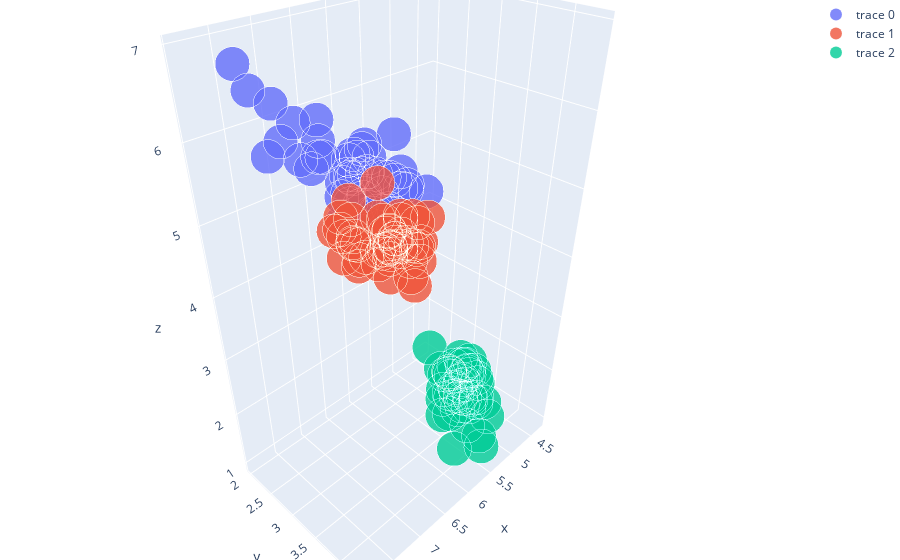

Write notebook code for a chart like this one.
### Code cell
x = df['SepalLength'][df['Name'] == 'Iris-virginica']
y = df['SepalWidth'][df['Name'] == 'Iris-virginica']
z = df['PetalLength'][df['Name'] == 'Iris-virginica']

trace1 = go.Scatter3d(
   x=x,
   y=y,
   z=z,
   mode='markers', 
   marker=dict(
       size=12,
       line=dict(
           color='rgba(217, 217, 217, 0.14)',
           width=0.5
       ),
       opacity=0.8
   )
)

x = df['SepalLength'][df['Name'] == 'Iris-versicolor']
y = df['SepalWidth'][df['Name'] == 'Iris-versicolor']
z = df['PetalLength'][df['Name'] == 'Iris-versicolor']

trace2 = go.Scatter3d(
   x=x,
   y=y,
   z=z,
   mode='markers', 
   marker=dict(
       size=12,
       line=dict(
           color='rgba(217, 217, 217, 0.14)',
           width=0.5
       ),
       opacity=0.8
   )
)

x = df['SepalLength'][df['Name'] == 'Iris-setosa']
y = df['SepalWidth'][df['Name'] == 'Iris-setosa']
z = df['PetalLength'][df['Name'] == 'Iris-setosa']

trace3 = go.Scatter3d(
   x=x,
   y=y,
   z=z,
   mode='markers', 
   marker=dict(
       size=12,
       line=dict(
           color='rgba(217, 217, 217, 0.14)',
           width=0.5
       ),
       opacity=0.8
   )
)
data = [trace1,trace2,trace3]
layout = go.Layout(
    margin=dict(
        l=0,
        r=0,
        b=0,
        t=0,
    )
)
fig = go.Figure(data=data,layout=layout)
py.offline.iplot(fig)

### Figure 1 — Plotly figure (JSON) as saved in the notebook; plotly's stock layout.template omitted (floating-point values rounded to 4 significant figures)
{"data": [{"y": [3.3, 2.7, 3, 2.9, 3, 3, 2.5, 2.9, 2.5, 3.6, 3.2, 2.7, 3, 2.5, 2.8, 3.2, 3, 3.8, 2.6, 2.2, 3.2, 2.8, 2.8, 2.7, 3.3, 3.2, 2.8, 3, 2.8, 3, 2.8, 3.8, 2.8, 2.8, 2.6, 3, 3.4, 3.1, 3, 3.1, 3.1, 3.1, 2.7, 3.2, 3.3, 3, 2.5, 3, 3.4, 3], "mode": "markers", "marker": {"opacity": 0.8, "line": {"color": "rgba(217, 217, 217, 0.14)", "width": 0.5}, "size": 12}, "x": [6.3, 5.8, 7.1, 6.3, 6.5, 7.6, 4.9, 7.3, 6.7, 7.2, 6.5, 6.4, 6.8, 5.7, 5.8, 6.4, 6.5, 7.7, 7.7, 6, 6.9, 5.6, 7.7, 6.3, 6.7, 7.2, 6.2, 6.1, 6.4, 7.2, 7.4, 7.9, 6.4, 6.3, 6.1, 7.7, 6.3, 6.4, 6, 6.9, 6.7, 6.9, 5.8, 6.8, 6.7, 6.7, 6.3, 6.5, 6.2, 5.9], "z": [6, 5.1, 5.9, 5.6, 5.8, 6.6, 4.5, 6.3, 5.8, 6.1, 5.1, 5.3, 5.5, 5, 5.1, 5.3, 5.5, 6.7, 6.9, 5, 5.7, 4.9, 6.7, 4.9, 5.7, 6, 4.8, 4.9, 5.6, 5.8, 6.1, 6.4, 5.6, 5.1, 5.6, 6.1, 5.6, 5.5, 4.8, 5.4, 5.6, 5.1, 5.1, 5.9, 5.7, 5.2, 5, 5.2, 5.4, 5.1], "type": "scatter3d"}, {"y": [3.2, 3.2, 3.1, 2.3, 2.8, 2.8, 3.3, 2.4, 2.9, 2.7, 2, 3, 2.2, 2.9, 2.9, 3.1, 3, 2.7, 2.2, 2.5, 3.2, 2.8, 2.5, 2.8, 2.9, 3, 2.8, 3, 2.9, 2.6, 2.4, 2.4, 2.7, 2.7, 3, 3.4, 3.1, 2.3, 3, 2.5, 2.6, 3, 2.6, 2.3, 2.7, 3, 2.9, 2.9, 2.5, 2.8], "mode": "markers", "marker": {"opacity": 0.8, "line": {"color": "rgba(217, 217, 217, 0.14)", "width": 0.5}, "size": 12}, "x": [7, 6.4, 6.9, 5.5, 6.5, 5.7, 6.3, 4.9, 6.6, 5.2, 5, 5.9, 6, 6.1, 5.6, 6.7, 5.6, 5.8, 6.2, 5.6, 5.9, 6.1, 6.3, 6.1, 6.4, 6.6, 6.8, 6.7, 6, 5.7, 5.5, 5.5, 5.8, 6, 5.4, 6, 6.7, 6.3, 5.6, 5.5, 5.5, 6.1, 5.8, 5, 5.6, 5.7, 5.7, 6.2, 5.1, 5.7], "z": [4.7, 4.5, 4.9, 4, 4.6, 4.5, 4.7, 3.3, 4.6, 3.9, 3.5, 4.2, 4, 4.7, 3.6, 4.4, 4.5, 4.1, 4.5, 3.9, 4.8, 4, 4.9, 4.7, 4.3, 4.4, 4.8, 5, 4.5, 3.5, 3.8, 3.7, 3.9, 5.1, 4.5, 4.5, 4.7, 4.4, 4.1, 4, 4.4, 4.6, 4, 3.3, 4.2, 4.2, 4.2, 4.3, 3, 4.1], "type": "scatter3d"}, {"y": [3.5, 3, 3.2, 3.1, 3.6, 3.9, 3.4, 3.4, 2.9, 3.1, 3.7, 3.4, 3, 3, 4, 4.4, 3.9, 3.5, 3.8, 3.8, 3.4, 3.7, 3.6, 3.3, 3.4, 3, 3.4, 3.5, 3.4, 3.2, 3.1, 3.4, 4.1, 4.2, 3.1, 3.2, 3.5, 3.1, 3, 3.4, 3.5, 2.3, 3.2, 3.5, 3.8, 3, 3.8, 3.2, 3.7, 3.3], "mode": "markers", "marker": {"opacity": 0.8, "line": {"color": "rgba(217, 217, 217, 0.14)", "width": 0.5}, "size": 12}, "x": [5.1, 4.9, 4.7, 4.6, 5, 5.4, 4.6, 5, 4.4, 4.9, 5.4, 4.8, 4.8, 4.3, 5.8, 5.7, 5.4, 5.1, 5.7, 5.1, 5.4, 5.1, 4.6, 5.1, 4.8, 5, 5, 5.2, 5.2, 4.7, 4.8, 5.4, 5.2, 5.5, 4.9, 5, 5.5, 4.9, 4.4, 5.1, 5, 4.5, 4.4, 5, 5.1, 4.8, 5.1, 4.6, 5.3, 5], "z": [1.4, 1.4, 1.3, 1.5, 1.4, 1.7, 1.4, 1.5, 1.4, 1.5, 1.5, 1.6, 1.4, 1.1, 1.2, 1.5, 1.3, 1.4, 1.7, 1.5, 1.7, 1.5, 1, 1.7, 1.9, 1.6, 1.6, 1.5, 1.4, 1.6, 1.6, 1.5, 1.5, 1.4, 1.5, 1.2, 1.3, 1.5, 1.3, 1.5, 1.3, 1.3, 1.3, 1.6, 1.9, 1.4, 1.6, 1.4, 1.5, 1.4], "type": "scatter3d"}], "layout": {"margin": {"r": 0, "b": 0, "l": 0, "t": 0}}}
